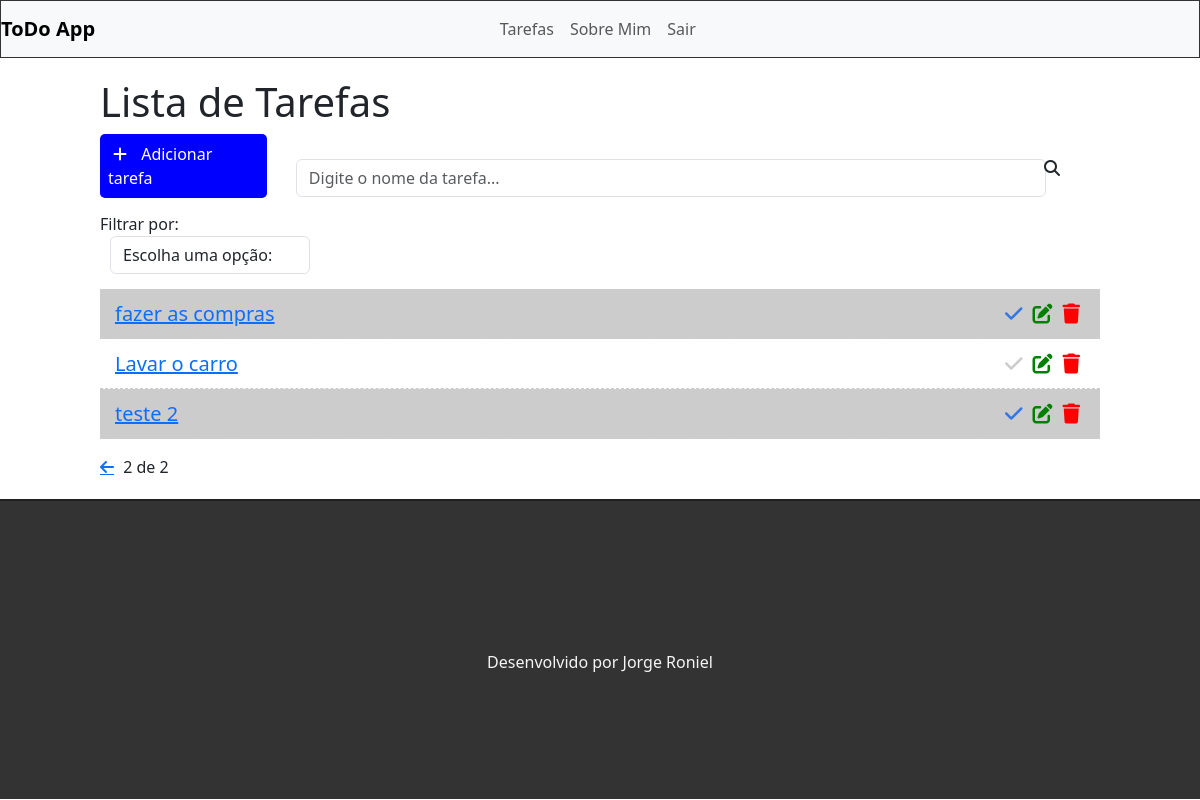
Page /?page=2 (signed in) on the committed database.
### task/models.py (models this page shows)
class Tarefa(models.Model):
    STATUS = (
        ('doing', 'Doing'),
        ('done', 'Done'),
    )
    titulo = models.CharField(max_length=255)
    descricao = models.TextField()
    done = models.CharField(max_length=5, choices=STATUS)
    data_criacao = models.DateTimeField(auto_now_add=True)
    data_update = models.DateTimeField(auto_now=True)
    usuario = models.ForeignKey(get_user_model(), on_delete=models.CASCADE)

### task/views.py (the view)
# urls.py: path('', views.tasksList),
@login_required(login_url='/login/')
def tasksList(request):
    usuario = request.user
    search = request.GET.get('search')
    filtro = request.GET.get('filter')
    if search:
        tasks = Tarefa.objects.filter(usuario=usuario, titulo__icontains=search)
    elif filtro:
        tasks = Tarefa.objects.filter(usuario=usuario, done=filtro)
    else:
        tasks_list = Tarefa.objects.filter(usuario=usuario).order_by('-data_criacao')
        paginator = Paginator(tasks_list, 3)
        page = request.GET.get('page')
        tasks = paginator.get_page(page)
    return render(request, 'lista.html', {'tasks': tasks})

### task/Templates/lista.html (shortened to what this page needs)
{% extends 'model-page.html' %}
{% block content %}
    <div class="offset-1 col-10  list-div">
        <h1>Lista de Tarefas</h1>
        <a id="add-link" href="newtask/">
            <div class="col-2 add-div">
                <i class="fas fa-plus"></i> Adicionar tarefa
            </div>
        </a>
        <div class="col-9 search-div">
            <form method="GET" id="search-form">
                <input class="form-control" type="text" id="search" name="search" placeholder="Digite o nome da tarefa..." value="{{request.GET.search}}">
                <i class="fas fa-search" id="search-btn"></i>
            </form>
        </div>
        <div class="col-2 filter-div">
            <span>Filtrar por:</span>
            <select name="filter" id="filter" class="form-control">
                <option value="">Escolha uma opção:</option>
            </select>
        </div>
        <ul class="task-list">
            {% for task in tasks %}
            {% if task.done == 'doing' %}
                <li class="task-item">
            {% else %}
                <li class="task-item done">
            {% endif %}
                    <span><a href="/task/{{task.id}}">{{task.titulo}}</a></span>
                    <a href="delete/{{task.id}}" id="deleteBtn"><span><i class="fas fa-trash"></i></span></a>
                    <a href="edit/{{task.id}}"><span><i class="fas fa-edit"></i></span></a>
                    <a href="status/{{task.id}}"><span><i class="fas fa-check"></i></span></a>
                </li>
            {% endfor %}
        </ul>
        <div class="pagination">
            <span class="step-links">
                {% if tasks.has_previous %}
                    <a href="?page={{tasks.previous_page_number}}" class="fas fa-arrow-left"></a>
                {% endif %}
                {% if tasks.paginator.num_pages %}
                <span class="current">
                    {{tasks.number}} de {{tasks.paginator.num_pages}}
                </span>
                {% endif %}
            </span>
        </div>
    </div>
{% endblock %}

### task/static/css/styles.css (style rules this page uses)
#add-link { text-decoration: none; }
.add-div { background-color: blue; cursor: pointer; display: inline-block; color: white; padding: 8px; border-radius: 5px; margin-right: 25px; }
.fas.fa-plus { color: white; margin-right: 10px; margin-left: 5px; }
.fas.fa-search { position: absolute; top: 160px; right: 140px; cursor: pointer; }
.search-div { padding: 0px; margin-top: 15px; margin-bottom: 15px; display: inline-block; }
.filter-div { margin-bottom: 15px; padding: 0; }
#filter { display: inline-block; width: 200px; margin-left: 10px; }
.list-div { padding: 0; }
.task-list { padding-left: 0; }
.task-item { list-style: none; font-size: 20px; height: 50px; padding: 0 15px; padding-top: 10px; border-bottom: 1px dashed #ccc; text-decoration: none; }
.task-item.done { background-color: #ccc; }
.fas.fa-trash, .fas.fa-edit, .fas.fa-check { cursor: pointer; margin: 5px; font-size: 20px; float: right; }
.fas.fa-trash { color: red; }
.fas.fa-edit { color: green; }
.fas.fa-check { color: #ccc; }
.done .fas.fa-check { color: #3476e2; }
.pagination { margin-bottom: 20px; }
.step-links .current { margin-left: 5px; margin-right: 5px; }

### rows in the picture
Tarefa: titulo "fazer as compras"
Tarefa: titulo "Lavar o carro"
Tarefa: titulo "teste 2"

### other values in the picture
{{ tasks.number }} "2"
{{ tasks.paginator.num_pages }} "2"
